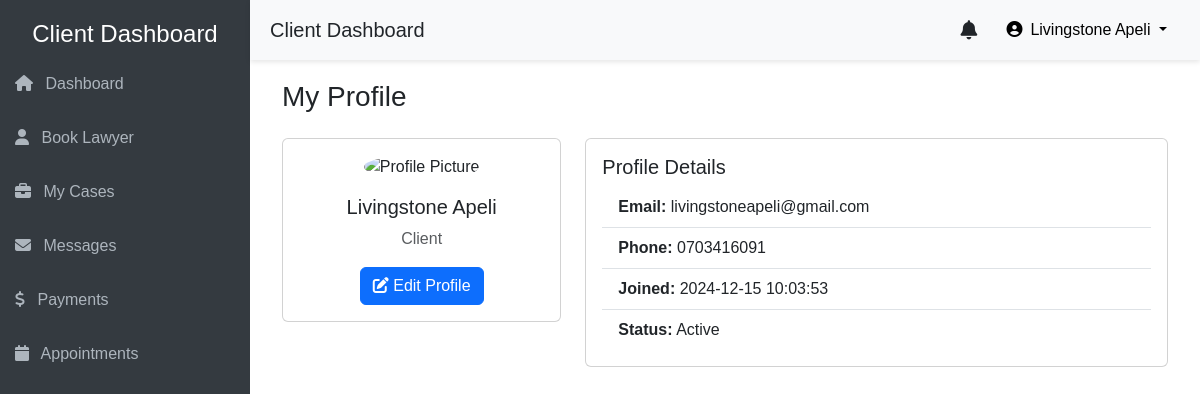
/clients/profile.php (signed in), run on the app's committed database.
### tables this page shows
CREATE TABLE `clients` (
  `id` int(11) NOT NULL,
  `full_name` varchar(150) NOT NULL,
  `email` varchar(100) NOT NULL,
  `phone` varchar(15) NOT NULL,
  `id_number` varchar(20) NOT NULL,
  `password` varchar(255) NOT NULL,
  `created_at` timestamp NOT NULL DEFAULT current_timestamp(),
  `updated_at` timestamp NOT NULL DEFAULT current_timestamp() ON UPDATE current_timestamp()
);

### clients/profile.php (the view, shortened to what this page needs)
<?php
require_once '../includes/db_connect.php';
$client_id = $_SESSION['user_id'];
$sql = "SELECT full_name, email, phone, created_at FROM clients WHERE id = ?";
$stmt = $conn->prepare($sql);
$stmt->bind_param('i', $client_id);
$stmt->execute();
$result = $stmt->get_result();
if ($result->num_rows > 0) {
    $client = $result->fetch_assoc();
} else {
    die("Client not found.");
}
?>
<!DOCTYPE html>
<html lang="en">
<head>
    <link href="https://cdn.jsdelivr.net/npm/bootstrap@5.3.2/dist/css/bootstrap.min.css" rel="stylesheet">
    <link rel="stylesheet" href="https://cdnjs.cloudflare.com/ajax/libs/font-awesome/6.4.0/css/all.min.css">
    <link rel="stylesheet" href="../css/common_dashboard.css">
</head>
<body>
    <?php include('includes/side-nav.php'); ?>
    <?php include('includes/header.php'); ?>
    <div class="main-content">
        <div class="container-fluid">
            <h3>My Profile</h3>
            <div class="row mt-4">
                <div class="col-md-4">
                    <div class="card">
                        <div class="card-body text-center">
                            <img src="https://www.officelovin.com/wp-content/uploads/2020/05/private-law-office-austin-8.jpg" alt="Profile Picture" class="rounded-circle mb-3" width="150">
                            <h5 class="card-title"><?= htmlspecialchars($client['full_name']); ?></h5>
                            <p class="card-text text-muted">Client</p>
                            <button class="btn btn-primary" data-bs-toggle="modal" data-bs-target="#updateProfileModal">
                                <i class="fa fa-edit"></i> Edit Profile
                            </button>
                        </div>
                    </div>
                </div>
                <div class="col-md-8">
                    <div class="card">
                        <div class="card-body">
                            <h5 class="card-title">Profile Details</h5>
                            <ul class="list-group list-group-flush">
                                <li class="list-group-item"><strong>Email:</strong> <?= htmlspecialchars($client['email']); ?></li>
                                <li class="list-group-item"><strong>Phone:</strong> <?= htmlspecialchars($client['phone']); ?></li>
                                <li class="list-group-item"><strong>Joined:</strong> <?= htmlspecialchars($client['created_at']); ?></li>
                                <li class="list-group-item"><strong>Status:</strong> Active</li>
                            </ul>
                        </div>
                    </div>
                </div>
            </div>
        </div>
    </div>
</body>
</html>

### css/common_dashboard.css (style rules this page uses)
body { font-family: Arial, sans-serif; }
.main-content { margin-left: 250px; padding: 80px 20px 20px; }

### data on the page
clients: full_name "Livingstone Apeli", email "livingstoneapeli@gmail.com", phone "0703416091", created_at "2024-12-15 10:03:53"

### other printed values
$_SESSION['user_name'] "Livingstone Apeli"
